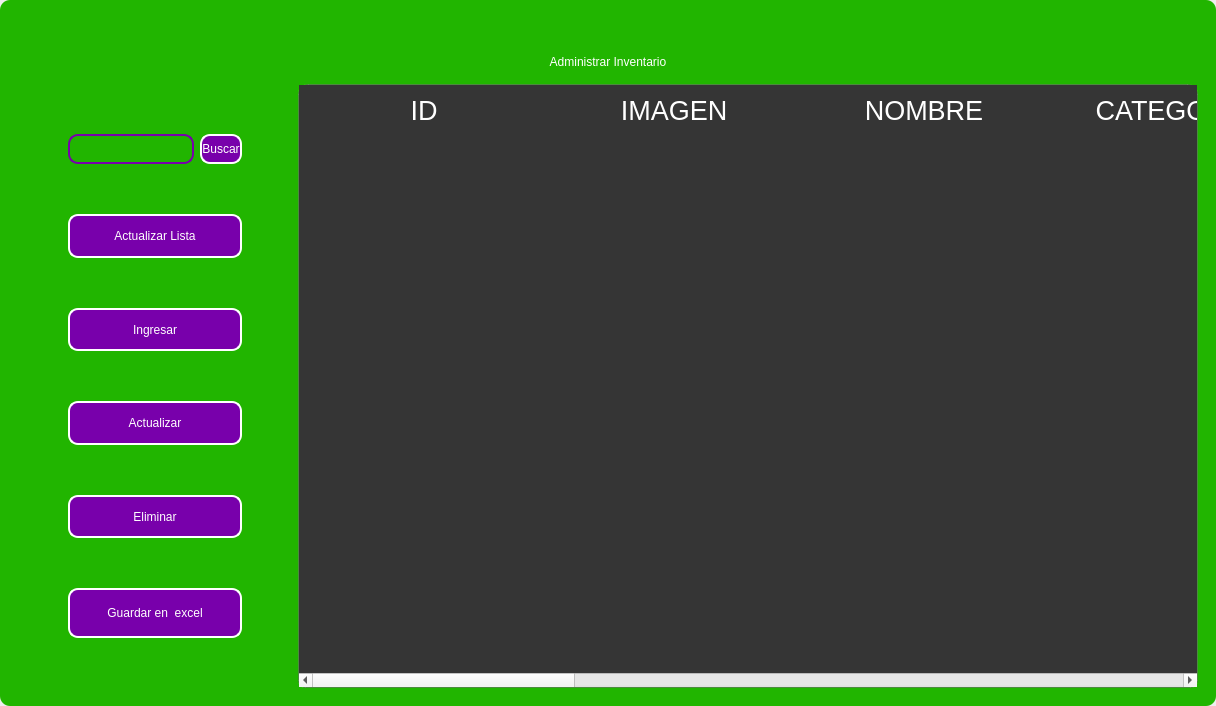
<?xml version="1.0" encoding="UTF-8"?>
<ui version="4.0">
 <class>MainWindow</class>
 <widget class="QMainWindow" name="MainWindow">
  <property name="geometry">
   <rect>
    <x>0</x>
    <y>0</y>
    <width>1216</width>
    <height>706</height>
   </rect>
  </property>
  <property name="windowTitle">
   <string>MainWindow</string>
  </property>
  <property name="styleSheet">
   <string notr="true"/>
  </property>
  <widget class="QWidget" name="centralwidget">
   <property name="styleSheet">
    <string notr="true"/>
   </property>
   <layout class="QVBoxLayout" name="verticalLayout">
    <property name="spacing">
     <number>0</number>
    </property>
    <property name="leftMargin">
     <number>0</number>
    </property>
    <property name="topMargin">
     <number>0</number>
    </property>
    <property name="rightMargin">
     <number>0</number>
    </property>
    <property name="bottomMargin">
     <number>0</number>
    </property>
    <item>
     <widget class="QFrame" name="frame">
      <property name="enabled">
       <bool>true</bool>
      </property>
      <property name="styleSheet">
       <string notr="true">
QFrame {
border-radius:10px;
background-color: rgb(33, 181, 0);
 }
</string>
      </property>
      <property name="frameShape">
       <enum>QFrame::StyledPanel</enum>
      </property>
      <property name="frameShadow">
       <enum>QFrame::Raised</enum>
      </property>
      <layout class="QVBoxLayout" name="verticalLayout_2">
       <item>
        <widget class="QFrame" name="frame_superior">
         <property name="minimumSize">
          <size>
           <width>0</width>
           <height>40</height>
          </size>
         </property>
         <property name="maximumSize">
          <size>
           <width>16777215</width>
           <height>40</height>
          </size>
         </property>
         <property name="styleSheet">
          <string notr="true">QPushButton{
border-radius:18px;
}

QPushButton:hover{
	background-color: rgb(0, 0, 0);
}
</string>
         </property>
         <property name="frameShape">
          <enum>QFrame::StyledPanel</enum>
         </property>
         <property name="frameShadow">
          <enum>QFrame::Raised</enum>
         </property>
         <layout class="QHBoxLayout" name="horizontalLayout_3">
          <property name="spacing">
           <number>4</number>
          </property>
          <property name="leftMargin">
           <number>0</number>
          </property>
          <property name="topMargin">
           <number>0</number>
          </property>
          <property name="rightMargin">
           <number>0</number>
          </property>
          <property name="bottomMargin">
           <number>0</number>
          </property>
          <item>
           <widget class="QPushButton" name="btn_icon">
            <property name="text">
             <string/>
            </property>
            <property name="iconSize">
             <size>
              <width>40</width>
              <height>40</height>
             </size>
            </property>
           </widget>
          </item>
          <item>
           <spacer name="horizontalSpacer_2">
            <property name="orientation">
             <enum>Qt::Horizontal</enum>
            </property>
            <property name="sizeHint" stdset="0">
             <size>
              <width>443</width>
              <height>20</height>
             </size>
            </property>
           </spacer>
          </item>
          <item>
           <widget class="QPushButton" name="btn_exit">
            <property name="minimumSize">
             <size>
              <width>38</width>
              <height>38</height>
             </size>
            </property>
            <property name="maximumSize">
             <size>
              <width>38</width>
              <height>38</height>
             </size>
            </property>
            <property name="cursor">
             <cursorShape>PointingHandCursor</cursorShape>
            </property>
            <property name="text">
             <string/>
            </property>
            <property name="iconSize">
             <size>
              <width>35</width>
              <height>35</height>
             </size>
            </property>
           </widget>
          </item>
          <item>
           <widget class="QPushButton" name="bt_minimizar">
            <property name="minimumSize">
             <size>
              <width>38</width>
              <height>38</height>
             </size>
            </property>
            <property name="maximumSize">
             <size>
              <width>38</width>
              <height>38</height>
             </size>
            </property>
            <property name="cursor">
             <cursorShape>PointingHandCursor</cursorShape>
            </property>
            <property name="text">
             <string/>
            </property>
            <property name="icon">
             <iconset>
              <normaloff>../../../../../../../.designer/backup/image/minus.svg</normaloff>../../../../../../../.designer/backup/image/minus.svg</iconset>
            </property>
            <property name="iconSize">
             <size>
              <width>38</width>
              <height>38</height>
             </size>
            </property>
           </widget>
          </item>
          <item>
           <widget class="QPushButton" name="bt_maximizar">
            <property name="minimumSize">
             <size>
              <width>38</width>
              <height>38</height>
             </size>
            </property>
            <property name="maximumSize">
             <size>
              <width>38</width>
              <height>38</height>
             </size>
            </property>
            <property name="cursor">
             <cursorShape>PointingHandCursor</cursorShape>
            </property>
            <property name="text">
             <string/>
            </property>
            <property name="icon">
             <iconset>
              <normaloff>../../../../../../../.designer/backup/image/chevron-up.svg</normaloff>../../../../../../../.designer/backup/image/chevron-up.svg</iconset>
            </property>
            <property name="iconSize">
             <size>
              <width>38</width>
              <height>38</height>
             </size>
            </property>
           </widget>
          </item>
          <item>
           <widget class="QPushButton" name="bt_restaurar">
            <property name="minimumSize">
             <size>
              <width>38</width>
              <height>38</height>
             </size>
            </property>
            <property name="maximumSize">
             <size>
              <width>38</width>
              <height>38</height>
             </size>
            </property>
            <property name="cursor">
             <cursorShape>PointingHandCursor</cursorShape>
            </property>
            <property name="text">
             <string/>
            </property>
            <property name="icon">
             <iconset>
              <normaloff>../../../../../../../.designer/backup/image/chevron-down.svg</normaloff>../../../../../../../.designer/backup/image/chevron-down.svg</iconset>
            </property>
            <property name="iconSize">
             <size>
              <width>38</width>
              <height>38</height>
             </size>
            </property>
           </widget>
          </item>
          <item>
           <widget class="QPushButton" name="bt_cerrar">
            <property name="minimumSize">
             <size>
              <width>38</width>
              <height>38</height>
             </size>
            </property>
            <property name="maximumSize">
             <size>
              <width>38</width>
              <height>38</height>
             </size>
            </property>
            <property name="cursor">
             <cursorShape>PointingHandCursor</cursorShape>
            </property>
            <property name="text">
             <string/>
            </property>
            <property name="icon">
             <iconset>
              <normaloff>../../../../../../../.designer/backup/image/x.svg</normaloff>../../../../../../../.designer/backup/image/x.svg</iconset>
            </property>
            <property name="iconSize">
             <size>
              <width>38</width>
              <height>38</height>
             </size>
            </property>
           </widget>
          </item>
         </layout>
        </widget>
       </item>
       <item>
        <widget class="QLabel" name="label">
         <property name="styleSheet">
          <string notr="true">font: 30pt &quot;MS Shell Dlg 2&quot;;
color: rgb(255, 255, 255);</string>
         </property>
         <property name="text">
          <string>Administrar Inventario</string>
         </property>
         <property name="alignment">
          <set>Qt::AlignCenter</set>
         </property>
        </widget>
       </item>
       <item>
        <widget class="QFrame" name="frame_3">
         <property name="frameShape">
          <enum>QFrame::StyledPanel</enum>
         </property>
         <property name="frameShadow">
          <enum>QFrame::Raised</enum>
         </property>
         <layout class="QHBoxLayout" name="horizontalLayout_4">
          <property name="spacing">
           <number>6</number>
          </property>
          <item>
           <layout class="QVBoxLayout" name="verticalLayout_4">
            <property name="spacing">
             <number>50</number>
            </property>
            <property name="leftMargin">
             <number>50</number>
            </property>
            <property name="topMargin">
             <number>50</number>
            </property>
            <property name="rightMargin">
             <number>50</number>
            </property>
            <property name="bottomMargin">
             <number>50</number>
            </property>
            <item>
             <layout class="QHBoxLayout" name="horizontalLayout">
              <property name="spacing">
               <number>6</number>
              </property>
              <property name="rightMargin">
               <number>0</number>
              </property>
              <property name="bottomMargin">
               <number>0</number>
              </property>
              <item>
               <widget class="QLineEdit" name="searchtxt">
                <property name="minimumSize">
                 <size>
                  <width>100</width>
                  <height>30</height>
                 </size>
                </property>
                <property name="maximumSize">
                 <size>
                  <width>200</width>
                  <height>30</height>
                 </size>
                </property>
                <property name="styleSheet">
                 <string notr="true">QLabel {
	color: rgb(255, 255, 254);
	font: 12pt &quot;Arial&quot;;
	background-color: rgba(0, 0, 0,0);
}

QTextEdit{
background-color: rgba(0, 0, 0,0);
border-radius:10px; 
font: 12pt &quot;Arial&quot;;
color: rgb(255, 255, 254);
border: 2px solid  rgb(255, 255, 255);

}

QTextEdit:hover{
background-color: rgba(0, 0, 0,0);
border-radius:10px; 
font: 12pt &quot;Arial&quot;;
border: 2px solid  rgb(120, 0, 171);
}

QTextEdit:focus{
background-color: rgb(0, 0, 0);
border-radius:10px; 
font: 12pt &quot;Arial&quot;;
border: 2px solid rgb(120, 0, 171);
}

QLineEdit{
background-color: rgba(0, 0, 0,0);
border-radius:10px; 
font: 12pt &quot;Arial&quot;;
color: rgb(255, 255, 254);
border: 2px solid  rgb(120, 0, 171);
}

QLineEdit:hover{
background-color: rgba(0, 0, 0,0);
border-radius:10px; 
font: 12pt &quot;Arial&quot;;
border: 2px solid  rgb(120, 0, 171);
}

QLineEdit:focus{
background-color: rgb(0, 0, 0);
border-radius:10px; 
font: 12pt &quot;Arial&quot;;
border: 2px solid rgb(120, 0, 171);
}

QCheckBox{
	font: 12pt &quot;Arial&quot;;
	color: rgb(255, 255, 255);
}

QCheckBox::indicator {
    width: 18px;
    height:18px;
}

QCheckBox::indicator:unchecked {
   background-image: url(image/square.svg);
}

QCheckBox::indicator:checked {
   background-image: url(image/check-square.svg);
}

QPushButton{
border-radius:10px; 
font: 12pt &quot;Arial&quot;;
color: rgb(255, 255, 254);
border: 2px solid #ffffff;
}

QPushButton:hover{
border-radius:10px; 
font: 12pt &quot;Arial&quot;;
color: rgb(255, 255, 255);
border: 2px solid rgb(120, 0, 171);
	background-color: rgb(120, 0, 171);
}
</string>
                </property>
               </widget>
              </item>
              <item>
               <widget class="QPushButton" name="btn_search">
                <property name="minimumSize">
                 <size>
                  <width>30</width>
                  <height>30</height>
                 </size>
                </property>
                <property name="maximumSize">
                 <size>
                  <width>100</width>
                  <height>30</height>
                 </size>
                </property>
                <property name="cursor">
                 <cursorShape>PointingHandCursor</cursorShape>
                </property>
                <property name="styleSheet">
                 <string notr="true">QPushButton{
border-radius:10px; 
font: 12pt &quot;Arial&quot;;
color: rgb(255, 255, 254);
border: 2px solid #ffffff;
	background-color: rgb(120, 0, 171);
}

QPushButton:hover{
border-radius:10px; 
font: 12pt &quot;Arial&quot;;
color: rgb(255, 255, 255);
border: 2px solid rgb(120, 0, 171);
	background-color: rgb(120, 0, 171);
}</string>
                </property>
                <property name="text">
                 <string>Buscar</string>
                </property>
               </widget>
              </item>
             </layout>
            </item>
            <item>
             <widget class="QPushButton" name="btn_get">
              <property name="minimumSize">
               <size>
                <width>50</width>
                <height>0</height>
               </size>
              </property>
              <property name="maximumSize">
               <size>
                <width>300</width>
                <height>50</height>
               </size>
              </property>
              <property name="cursor">
               <cursorShape>PointingHandCursor</cursorShape>
              </property>
              <property name="styleSheet">
               <string notr="true">QPushButton{
border-radius:10px; 
font: 12pt &quot;Arial&quot;;
color: rgb(255, 255, 254);
border: 2px solid #ffffff;
	background-color: rgb(120, 0, 171);
}

QPushButton:hover{
border-radius:10px; 
font: 12pt &quot;Arial&quot;;
color: rgb(255, 255, 255);
border: 2px solid rgb(120, 0, 171);
	background-color: rgb(120, 0, 171);
}</string>
              </property>
              <property name="text">
               <string>Actualizar Lista</string>
              </property>
              <property name="iconSize">
               <size>
                <width>30</width>
                <height>30</height>
               </size>
              </property>
             </widget>
            </item>
            <item>
             <widget class="QPushButton" name="btn_add">
              <property name="maximumSize">
               <size>
                <width>300</width>
                <height>50</height>
               </size>
              </property>
              <property name="cursor">
               <cursorShape>PointingHandCursor</cursorShape>
              </property>
              <property name="styleSheet">
               <string notr="true">QPushButton{
border-radius:10px; 
font: 12pt &quot;Arial&quot;;
color: rgb(255, 255, 254);
border: 2px solid #ffffff;
	background-color: rgb(120, 0, 171);
}

QPushButton:hover{
border-radius:10px; 
font: 12pt &quot;Arial&quot;;
color: rgb(255, 255, 255);
border: 2px solid rgb(120, 0, 171);
	background-color: rgb(120, 0, 171);
}</string>
              </property>
              <property name="text">
               <string>Ingresar</string>
              </property>
              <property name="iconSize">
               <size>
                <width>30</width>
                <height>30</height>
               </size>
              </property>
             </widget>
            </item>
            <item>
             <widget class="QPushButton" name="btn_update">
              <property name="maximumSize">
               <size>
                <width>300</width>
                <height>50</height>
               </size>
              </property>
              <property name="cursor">
               <cursorShape>PointingHandCursor</cursorShape>
              </property>
              <property name="styleSheet">
               <string notr="true">QPushButton{
border-radius:10px; 
font: 12pt &quot;Arial&quot;;
color: rgb(255, 255, 254);
border: 2px solid #ffffff;
	background-color: rgb(120, 0, 171);
}

QPushButton:hover{
border-radius:10px; 
font: 12pt &quot;Arial&quot;;
color: rgb(255, 255, 255);
border: 2px solid rgb(120, 0, 171);
	background-color: rgb(120, 0, 171);
}</string>
              </property>
              <property name="text">
               <string>Actualizar</string>
              </property>
              <property name="iconSize">
               <size>
                <width>30</width>
                <height>30</height>
               </size>
              </property>
             </widget>
            </item>
            <item>
             <widget class="QPushButton" name="btn_delete">
              <property name="maximumSize">
               <size>
                <width>300</width>
                <height>50</height>
               </size>
              </property>
              <property name="cursor">
               <cursorShape>PointingHandCursor</cursorShape>
              </property>
              <property name="styleSheet">
               <string notr="true">QPushButton{
border-radius:10px; 
font: 12pt &quot;Arial&quot;;
color: rgb(255, 255, 254);
border: 2px solid #ffffff;
	background-color: rgb(120, 0, 171);
}

QPushButton:hover{
border-radius:10px; 
font: 12pt &quot;Arial&quot;;
color: rgb(255, 255, 255);
border: 2px solid rgb(120, 0, 171);
	background-color: rgb(120, 0, 171);
}</string>
              </property>
              <property name="text">
               <string>Eliminar</string>
              </property>
              <property name="iconSize">
               <size>
                <width>30</width>
                <height>30</height>
               </size>
              </property>
             </widget>
            </item>
            <item>
             <widget class="QPushButton" name="btn_excel">
              <property name="minimumSize">
               <size>
                <width>11</width>
                <height>50</height>
               </size>
              </property>
              <property name="cursor">
               <cursorShape>PointingHandCursor</cursorShape>
              </property>
              <property name="styleSheet">
               <string notr="true">QPushButton{
border-radius:10px; 
font: 12pt &quot;Arial&quot;;
color: rgb(255, 255, 254);
border: 2px solid #ffffff;
	background-color: rgb(120, 0, 171);
}

QPushButton:hover{
border-radius:10px; 
font: 12pt &quot;Arial&quot;;
color: rgb(255, 255, 255);
border: 2px solid rgb(120, 0, 171);
	background-color: rgb(120, 0, 171);
}</string>
              </property>
              <property name="text">
               <string>Guardar en  excel</string>
              </property>
              <property name="iconSize">
               <size>
                <width>35</width>
                <height>35</height>
               </size>
              </property>
             </widget>
            </item>
           </layout>
          </item>
          <item>
           <widget class="QTableWidget" name="table_inventory">
            <property name="minimumSize">
             <size>
              <width>900</width>
              <height>0</height>
             </size>
            </property>
            <property name="maximumSize">
             <size>
              <width>700</width>
              <height>16777215</height>
             </size>
            </property>
            <property name="styleSheet">
             <string notr="true">QTableView {

	border: 1px solid rgba(255,255,255,40);
	border-bottom-right-radius: 7px; 
	border-bottom-left-radius: 7px; 
	color: white;
	font: 15pt &quot;MS Shell Dlg 2&quot;;
	background-color: rgb(53, 53, 53);
}

QHeaderView::section {
background-color: rgb(53, 53, 53);
color: white;
border: none;
height: 50px;
font-size: 20pt;
}

QTableView::item {
    border-style: none;
    border-bottom: 1px solid rgba(255,255,255,50);
    padding-left: auto;
    padding-right: auto;
}

QTableView::item:selected{
	border: none;
	color: rgb(255, 255, 255);
    background-color: rgba(255, 255, 255, 50);
}
</string>
            </property>
            <property name="editTriggers">
             <set>QAbstractItemView::NoEditTriggers</set>
            </property>
            <attribute name="horizontalHeaderDefaultSectionSize">
             <number>250</number>
            </attribute>
            <column>
             <property name="text">
              <string>ID</string>
             </property>
            </column>
            <column>
             <property name="text">
              <string>IMAGEN</string>
             </property>
            </column>
            <column>
             <property name="text">
              <string>NOMBRE</string>
             </property>
            </column>
            <column>
             <property name="text">
              <string>CATEGORIA</string>
             </property>
            </column>
            <column>
             <property name="text">
              <string>CANTIDAD DISPONIBLE</string>
             </property>
            </column>
            <column>
             <property name="text">
              <string>PRECIO COMPRA</string>
             </property>
            </column>
            <column>
             <property name="text">
              <string>PRECIO VENTA</string>
             </property>
            </column>
            <column>
             <property name="text">
              <string>TOTAL COMPRA</string>
             </property>
            </column>
            <column>
             <property name="text">
              <string>DESCRIPCION</string>
             </property>
            </column>
            <column>
             <property name="text">
              <string>TIPO DE PRODUCTO</string>
             </property>
            </column>
           </widget>
          </item>
         </layout>
        </widget>
       </item>
      </layout>
     </widget>
    </item>
   </layout>
  </widget>
 </widget>
 <resources/>
 <connections/>
</ui>
